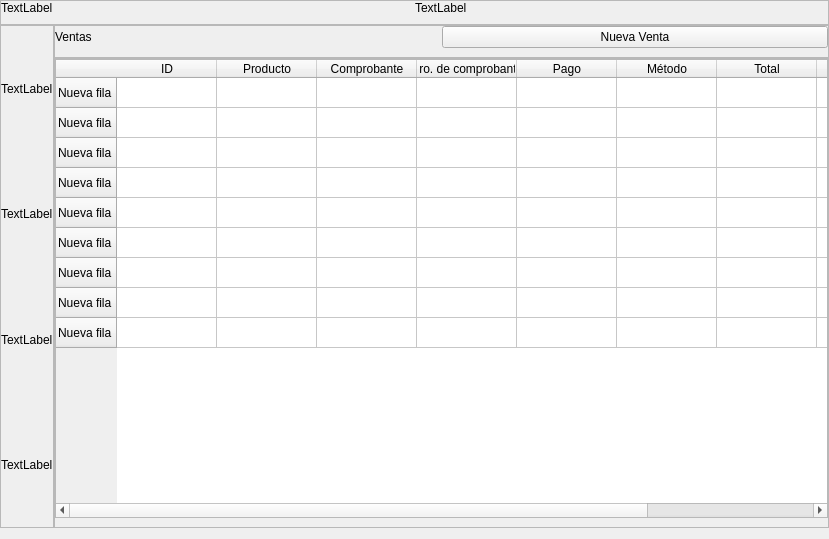
<?xml version="1.0" encoding="UTF-8"?>
<ui version="4.0">
 <class>Form</class>
 <widget class="QWidget" name="Form">
  <property name="geometry">
   <rect>
    <x>0</x>
    <y>0</y>
    <width>829</width>
    <height>539</height>
   </rect>
  </property>
  <property name="windowTitle">
   <string>Form</string>
  </property>
  <layout class="QGridLayout" name="gridLayout">
   <property name="leftMargin">
    <number>0</number>
   </property>
   <property name="topMargin">
    <number>0</number>
   </property>
   <property name="rightMargin">
    <number>0</number>
   </property>
   <property name="spacing">
    <number>0</number>
   </property>
   <item row="0" column="0" colspan="2">
    <widget class="QFrame" name="frame">
     <property name="frameShape">
      <enum>QFrame::Shape::StyledPanel</enum>
     </property>
     <property name="frameShadow">
      <enum>QFrame::Shadow::Raised</enum>
     </property>
     <layout class="QHBoxLayout" name="horizontalLayout_3">
      <property name="spacing">
       <number>0</number>
      </property>
      <property name="leftMargin">
       <number>0</number>
      </property>
      <property name="topMargin">
       <number>0</number>
      </property>
      <property name="rightMargin">
       <number>0</number>
      </property>
      <item>
       <widget class="QLabel" name="label_6">
        <property name="text">
         <string>TextLabel</string>
        </property>
       </widget>
      </item>
      <item>
       <widget class="QLabel" name="label_7">
        <property name="text">
         <string>TextLabel</string>
        </property>
       </widget>
      </item>
     </layout>
    </widget>
   </item>
   <item row="2" column="1">
    <widget class="QFrame" name="frame_3">
     <property name="frameShape">
      <enum>QFrame::Shape::StyledPanel</enum>
     </property>
     <property name="frameShadow">
      <enum>QFrame::Shadow::Raised</enum>
     </property>
     <layout class="QHBoxLayout" name="horizontalLayout">
      <property name="spacing">
       <number>0</number>
      </property>
      <property name="leftMargin">
       <number>0</number>
      </property>
      <property name="topMargin">
       <number>0</number>
      </property>
      <property name="rightMargin">
       <number>0</number>
      </property>
      <item>
       <widget class="QLabel" name="label">
        <property name="text">
         <string>Ventas</string>
        </property>
       </widget>
      </item>
      <item>
       <widget class="QPushButton" name="pushButton">
        <property name="text">
         <string>Nueva Venta</string>
        </property>
       </widget>
      </item>
     </layout>
    </widget>
   </item>
   <item row="3" column="1">
    <widget class="QFrame" name="frame_4">
     <property name="sizePolicy">
      <sizepolicy hsizetype="Expanding" vsizetype="Expanding">
       <horstretch>0</horstretch>
       <verstretch>0</verstretch>
      </sizepolicy>
     </property>
     <property name="frameShape">
      <enum>QFrame::Shape::StyledPanel</enum>
     </property>
     <property name="frameShadow">
      <enum>QFrame::Shadow::Raised</enum>
     </property>
     <layout class="QVBoxLayout" name="verticalLayout_2">
      <property name="leftMargin">
       <number>0</number>
      </property>
      <property name="topMargin">
       <number>0</number>
      </property>
      <property name="rightMargin">
       <number>0</number>
      </property>
      <item>
       <widget class="QTableWidget" name="tableWidget">
        <row>
         <property name="text">
          <string>Nueva fila</string>
         </property>
        </row>
        <row>
         <property name="text">
          <string>Nueva fila</string>
         </property>
        </row>
        <row>
         <property name="text">
          <string>Nueva fila</string>
         </property>
        </row>
        <row>
         <property name="text">
          <string>Nueva fila</string>
         </property>
        </row>
        <row>
         <property name="text">
          <string>Nueva fila</string>
         </property>
        </row>
        <row>
         <property name="text">
          <string>Nueva fila</string>
         </property>
        </row>
        <row>
         <property name="text">
          <string>Nueva fila</string>
         </property>
        </row>
        <row>
         <property name="text">
          <string>Nueva fila</string>
         </property>
        </row>
        <row>
         <property name="text">
          <string>Nueva fila</string>
         </property>
        </row>
        <column>
         <property name="text">
          <string>ID</string>
         </property>
        </column>
        <column>
         <property name="text">
          <string>Producto</string>
         </property>
        </column>
        <column>
         <property name="text">
          <string>Comprobante</string>
         </property>
        </column>
        <column>
         <property name="text">
          <string>Nro. de comprobante</string>
         </property>
        </column>
        <column>
         <property name="text">
          <string>Pago</string>
         </property>
        </column>
        <column>
         <property name="text">
          <string>Método</string>
         </property>
        </column>
        <column>
         <property name="text">
          <string>Total</string>
         </property>
        </column>
        <column>
         <property name="text">
          <string>Fecha/hora</string>
         </property>
        </column>
        <column>
         <property name="text">
          <string>Mas opciones</string>
         </property>
        </column>
       </widget>
      </item>
     </layout>
    </widget>
   </item>
   <item row="1" column="0" rowspan="3">
    <widget class="QFrame" name="frame_2">
     <property name="frameShape">
      <enum>QFrame::Shape::StyledPanel</enum>
     </property>
     <property name="frameShadow">
      <enum>QFrame::Shadow::Raised</enum>
     </property>
     <layout class="QVBoxLayout" name="verticalLayout">
      <property name="spacing">
       <number>0</number>
      </property>
      <property name="leftMargin">
       <number>0</number>
      </property>
      <property name="topMargin">
       <number>0</number>
      </property>
      <property name="rightMargin">
       <number>0</number>
      </property>
      <property name="bottomMargin">
       <number>0</number>
      </property>
      <item>
       <widget class="QLabel" name="label_5">
        <property name="text">
         <string>TextLabel</string>
        </property>
       </widget>
      </item>
      <item>
       <widget class="QLabel" name="label_2">
        <property name="text">
         <string>TextLabel</string>
        </property>
       </widget>
      </item>
      <item>
       <widget class="QLabel" name="label_3">
        <property name="text">
         <string>TextLabel</string>
        </property>
       </widget>
      </item>
      <item>
       <widget class="QLabel" name="label_4">
        <property name="text">
         <string>TextLabel</string>
        </property>
       </widget>
      </item>
     </layout>
    </widget>
   </item>
  </layout>
 </widget>
 <resources/>
 <connections/>
</ui>
